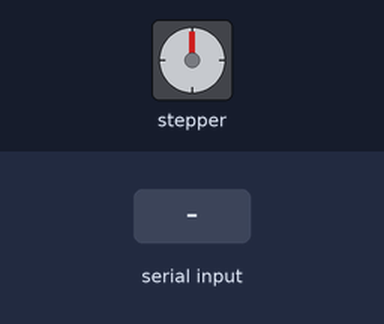
The sketch below on a simulated Arduino Uno, built with avr-gcc and run on an emulated ATmega328P. Shown: stepper motor. The test bench sets the inputs (shaded band). Stepper angles assume 2048 steps per turn.

Above: at 1.2 s.
1.3 s: "90,45\n" received over the second serial link
At 2.75 s:
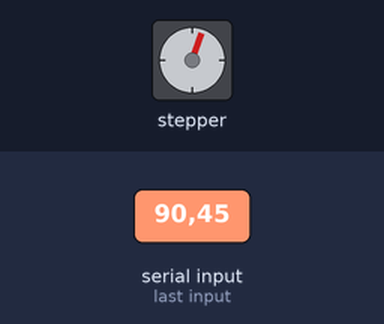
At 5.3 s:
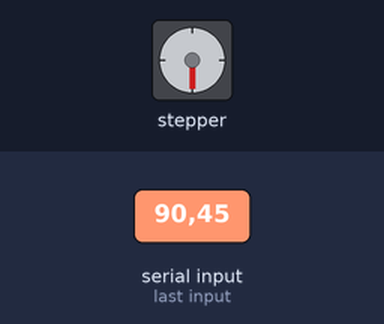
Timing chart, 0 to 6.8 s (numbered marks = the images above; inputs shaded):
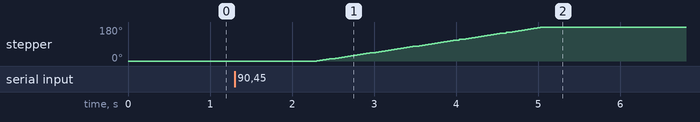

The sketch:

Alimentadora.ino
```cpp
#include <SoftwareSerial.h>
SoftwareSerial SerialCriada(7, 8); // RX, TX          // Libera a comunicação serial caso queira adquirir dados por outro sensor através de USB

#include <Stepper.h>                                  //Inclui biblioteca para controle de motor de passo
const int stepsPerRevolution = 64;                    // motor de 64 pulsos por volta
Stepper myStepper(stepsPerRevolution, 8, 10, 9, 6);   // inicializa a biblioteca utilizando as portas de 8 a 11 (6) para ligação do motor (precisei trocar a 11 por 6)


void setup()
{
  myStepper.setSpeed(350);                            //Determina a velocidade do motor
  Serial.begin(9600);
  SerialCriada.begin(9600);
}
String str, str2;
float pass = 0;

void loop()
{
  if (SerialCriada.available() > 0)
  {
    str2 = SerialCriada.readString();                 // Faz a leitura do sinal vindo via BT

    if (str2[0] != '+')
    {
      str = str2;
      pass = 2048 * (180 / 360.);                     //2048 é uma volta completa
    }
  }

  myStepper.step(pass);                               // Dá 1024/2048 volta no motor no sentido horário [ou (180/360)*2048 = 2048/2]

  delay(1000 * (str).toInt());
  myStepper.step(pass * (-1));                        //gira em sentido anti-horário. Pode também acrescentar uma linha de delay caso queira que ele espere antes de voltar
}
```

Measured:
- after the input at 1.3 s, stepper: turns 180° clockwise in 2.8 s, starting after 1.0 s
